Frame 1 (no input): blank canvas, image omitted
Frame 60 (the mouse pressed at the canvas centre just before this capture): blank canvas, image omitted
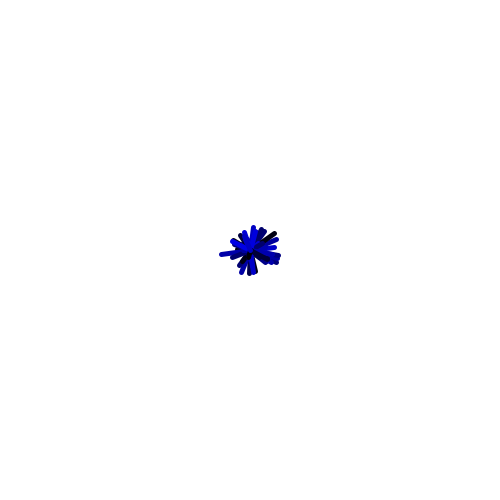
Frame 120 (the mouse held since frame 60 and released just before this capture)

The Processing sketch whose frames 1 and 60 were blank and that drew this single picture after the mouse press (run headless with seeded random() and noise(); from frame 60 on, the mouse is pressed at the canvas centre):

// Processing sketch: processing_32775
// ── processing_32775.pde

float x=0, y=0, r=0, theta=3.1415927;
float x1=250,y1=250;
 
void setup()
{
  size(500,500);
  rectMode(CORNERS);
}
 
void draw()
{
  background(255);
  strokeWeight(5);
  smooth();
  if(mousePressed)
  {
  for(int i = 0; i < 60; i++)
  {
    x=mouseX-(r*cos(theta*i+theta));
    y=mouseY-(r*sin(theta*i+theta));
    stroke(0,0,random(255));
    line(mouseX,mouseY,x,y);
    x1=abs(250-mouseX);
    y1=abs(250-mouseY);
    r=random(30)+sqrt((x1*x1)+(y1*y1));
    theta=theta+(10);
  }
  fill(255);  
  }
}
